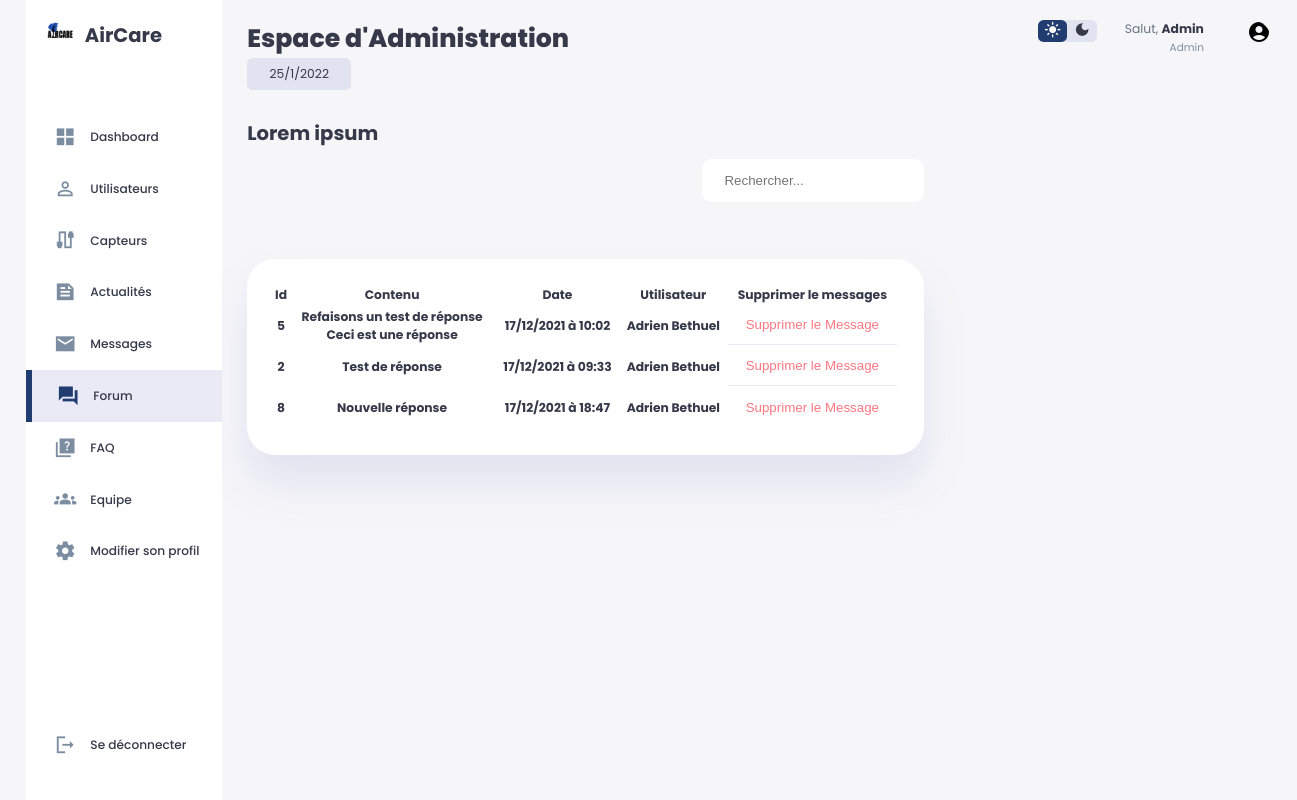
Page /a_response.php?id=13 (signed in) on the committed database.
### tables this page shows
CREATE TABLE IF NOT EXISTS `topics` (
  `id` int NOT NULL AUTO_INCREMENT,
  `title` varchar(255) NOT NULL,
  `date` text NOT NULL,
  `user_id` int NOT NULL,
  `user_name` varchar(255) NOT NULL,
  `message` text NOT NULL,
  PRIMARY KEY (`id`)
);

CREATE TABLE IF NOT EXISTS `messages` (
  `id` int NOT NULL AUTO_INCREMENT,
  `content` text NOT NULL,
  `date` text NOT NULL,
  `user_id` int NOT NULL,
  `user_name` varchar(255) NOT NULL,
  `topic_id` int NOT NULL,
  PRIMARY KEY (`id`)
);

### a_response.php (the view, shortened to what this page needs)
<?php
require("./config/database.php") ;
$display_response = $database -> prepare("SELECT * FROM messages WHERE topic_id=?") ;
$display_response -> execute(array($_GET['id'])) ;
$display_topics=$database ->prepare("SELECT * FROM topics WHERE id = ?" );
$display_topics -> execute(array($_GET['id']));
if ($display_topics->rowCount() > 0){
    $topics = $display_topics -> fetch();
    $title_topics= $topics['title'];
}
?>
<!DOCTYPE html>
<html lang="fr">
<head>
    <link rel="stylesheet" href="admin.css">
</head>
<body>
    <div class="container">
        <aside>
            <div class="top">
                <div class="logo">
                    <a href="index.php"><img src="Assets/images/logo.png" alt="Logo"></a>
                    <a href="index.php"><h2>AirCare</h2></a>
                </div>
            </div>
            <div class="sidebar">
                <a href="admin.php">
                    <span class="material-icons-sharp">grid_view</span>
                    <h3>Dashboard</h3>
                </a>
                <a href="a_law.php" >
                    <span class="material-icons-sharp">person_outline</span>
                    <h3>Utilisateurs</h3>
                </a>
                <a href="a_capteur" >
                    <span class="material-icons-sharp">cable</span>
                    <h3>Capteurs</h3>
                </a>
                <a href="a_news.php">
                    <span class="material-icons-sharp">feed</span>
                    <h3>Actualités</h3>
                </a>
                <a href="a_message.php">
                    <span class="material-icons-sharp">email</span>
                    <h3>Messages</h3>
                </a>
                <a href="a_forum" class="active">
                    <span class="material-icons-sharp">forum</span>
                    <h3>Forum</h3>
                </a>
                <a href="a_FAQ.php">
                    <span class="material-icons-sharp">quiz</span>
                    <h3>FAQ</h3>
                </a>
                <a href="#">
                    <span class="material-icons-sharp">groups</span>
                    <h3>Equipe</h3>
                </a>
                <a href="change_profile.php">
                    <span class="material-icons-sharp">settings</span>
                    <h3>Modifier son profil</h3>
                </a>
                <a href="authentication/logout_action.php">
                    <span class="material-icons-sharp">logout</span>
                    <h3>Se déconnecter</h3>
                </a>
            </div>
        </aside>
        <main>
            <h1>Espace d'Administration</h1>
            <div class="date">
                <p class="date-p"><?php echo date("j/n/Y");?></p>
            </div>
            <div class="users-list-main">
                <h2><?php echo $title_topics ?></h2>
                <div class="search-input">
                    <input type="text" name="search" id="search" placeholder="Rechercher..." style="float:right;"/>
                </div>
                <table id="tableUser">
                    <thead>
                        <tr>
                            <th>Id</th>
                            <th>Contenu</th>
                            <th>Date</th>
                            <th>Utilisateur</th>
                            <th>Supprimer le messages</th>
                        </tr>
                    </thead>
                    <tbody>
                    <?php foreach($display_response as $dr){?>
                        <tr class="tr_clicks">
                            <th><?= $dr['id'] ?></th>
                            <th><?= $dr['content'] ?></th>
                            <th><?= $dr['date'] ?></th>
                            <th><?= $dr['user_name'] ?></th>
                            <td class="danger"><form enctype="multipart/form-data" method="post" action="a_deleteRopics.php?id=<?= $dr['id'] ?>"><button class="danger" style="background:none;" href="a_deleteTopics.php?id=<?= $dr['id'] ?>" onclick="if(confirm('Etes-vous sûr de vouloir supprimer le message ?')){}else{return false;}">Supprimer le Message</button></form></td>
                        </tr>
                    <?php  } ?>
                    </tbody>
                </table>
            </div>
        </main>
        <div class="right">
            <div class="top">
                <div class="theme-toggler">
                    <span class="material-icons-sharp active">light_mode</span>
                    <span class="material-icons-sharp">dark_mode</span>
                </div>
                <div class="profile">
                    <div class="info">
                        <p>Salut, <b>Admin</b></p>
                        <small class="text-muted">Admin</small>
                    </div>
                    <div class="profile-photo">
                        <span class="material-icons-sharp">account_circle</span>
                    </div>
                </div>
            </div>
        </div>
    </div>
</body>
</html>

### admin.css (style rules this page uses)
:root { --color-primary: #213C70; --color-danger: #ff7782; --color-success: #41f1b6; --color-warning: #ffbb55; --color-white: #fff; --color-info-dark: #7d8da1; --color-info-light: #dce1eb; --color-dark: #363949; --color-light: rgba(132, 139, 200, 0.18); --color-primary-variant: #111e88; --color-dark-variant: #677483; --color-background: #f6f6f9; --color-unseen: #7380ec; --card-border-radius: 2rem; --border-radius-1: 0.4rem; --border-radius-2: 0.8rem; --border-radius-3: 1.2rem; --card-padding: 1.8rem; --padding-1: 1.2rem; --box-shadow: 0 2rem 3rem var(--color-light); }
h1, h2, h3, th, td { color: var(--color-dark); }
* { margin: 0; padding: 0; outline: 0; appearance: none; border: 0; text-decoration: none; list-style: none; box-sizing: border-box; }
html { font-size: 14px; }
body { width: 100vw; height: 100vh; font-family: poppins, sans-serif; font-size: 0.88rem; background: var(--color-background); user-select: none; overflow-x: hidden; }
.container { display: grid; width: 96%; margin: 0 auto; gap: 1.8rem; grid-template-columns: 14rem auto 23rem; }
a { color: var(--color-dark); }
img { display: block; width: 100%; }
h1 { font-weight: 800; font-size: 1.8rem; }
h2 { font-size: 1.4rem; }
h3 { font-size: 0.87rem; }
small { font-size: 0.75rem; }
.profile-photo { width: 2.8rem; height: 2.8rem; border-radius: 50%; overflow: hidden; }
.text-muted { color: var(--color-info-dark); }
p { color: var(--color-dark-variant); }
b { color: var(--color-dark); }
.danger { color: var(--color-danger); }
aside { height: 100vh; background: var(--color-white); }
aside .top { background: var(--color-white); display: flex; align-items: center; justify-content: space-between; margin: 1.4rem; }
aside .logo { display: flex; gap: 0.8rem; }
aside .logo img { width: 2rem; height: 2rem; }
aside .sidebar { background-color: var(--color-white); display: flex; flex-direction: column; height: 86vh; position: relative; top: 3rem; }
aside h3 { font-weight: 500; }
aside .sidebar a { display: flex; color: var(--color-info-dark); margin-left: 2rem; gap: 1rem; align-items: center; position: relative; height: 3.7rem; transition: all 300ms ease; }
aside .sidebar a span { font-size: 1.6rem; transition: all 300ms ease; }
aside .sidebar a:last-child { position: absolute; bottom: 2rem; width: 100%; }
aside .sidebar a.active { background: var(--color-light); color: var(--color-primary); margin-left: 0; }
aside .sidebar a.active::before { content: ""; width: 6px; height: 100%; background: var(--color-primary); }
aside .sidebar a.active span { color: var(--color-primary); margin-left: calc(1rem - 3px); }
main { margin-top: 1.4rem; }
main .date { display: inline-block; background: var(--color-light); border-radius: var(--border-radius-1); padding: 0.5rem 1.6rem; }
main .date .date-p { background: transparent; color: var(--color-dark); }
main .users-list-main { margin-top: 2rem; }
.search-input { height: 100px; }
.search-input input { padding: 1rem 1.6rem; border-radius: .7rem; }
main .users-list-main button { cursor: pointer; }
main .users-list-main h2 { margin-bottom: 0.8rem; }
main .users-list-main table { background: var(--color-white); width: 100%; border-radius: var(--card-border-radius); padding: var(--card-padding); text-align: center; box-shadow: var(--box-shadow); transition: all 300ms ease; }
main table tbody td { height: 2.8rem; border-bottom: 1px solid var(--color-light); }
main table tbody tr:last-child td { border: none; }
.right { margin-top: 1.4rem; }
.right .top { display: flex; justify-content: end; gap: 2rem; }
.right .theme-toggler { background: var(--color-light); color: var(--color-dark); display: flex; justify-content: space-between; align-items: center; height: 1.6rem; width: 4.2rem; cursor: pointer; border-radius: var(--border-radius-1); }
.right .theme-toggler span { font-size: 1.2rem; width: 50%; height: 100%; display: flex; align-items: center; justify-content: center; }
.right .theme-toggler span.active { background: var(--color-primary); color: var(--color-white); border-radius: var(--border-radius-1); }
.right .top .profile { display: flex; gap: 2rem; text-align: right; }

### rows in the picture
topics: title "Lorem ipsum"
messages: id "5", content "Refaisons un test de réponse Ceci est une réponse", date "17/12/2021 à 10:02", user_name "Adrien Bethuel"
messages: id "2", content "Test de réponse", date "17/12/2021 à 09:33", user_name "Adrien Bethuel"
messages: id "8", content "Nouvelle réponse", date "17/12/2021 à 18:47", user_name "Adrien Bethuel"
